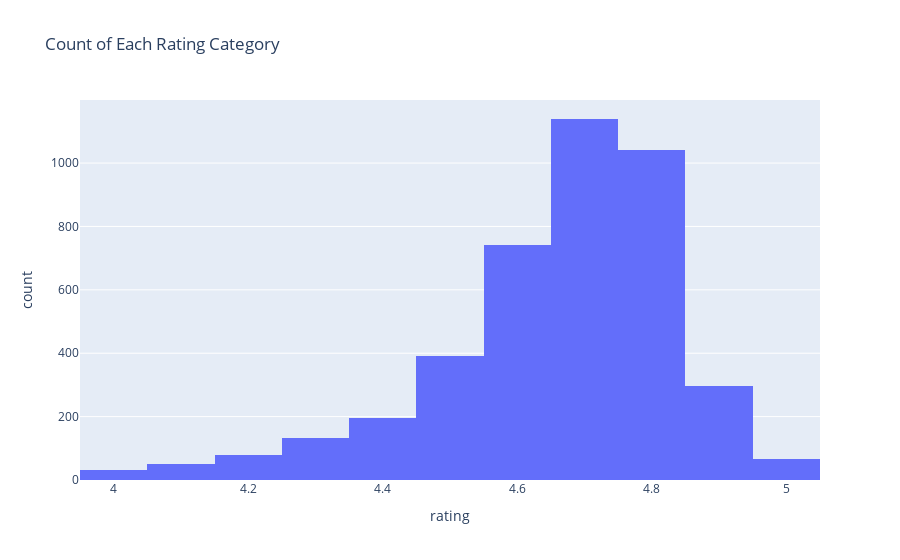

Here is the notebook cell this chart was saved with:
### Code cell
# Create a histogram to show the count of each rating category after removing outliers
fig_reviews_rating = px.histogram(df, x='rating',
                                  title='Count of Each Rating Category',
                                  labels={'Rating': 'Rating Category'})

fig_reviews_rating.show()

### Figure 1 — Plotly figure (JSON) as saved in the notebook; plotly's stock layout.template omitted (floating-point values rounded to 4 significant figures; data arrays with more than 128 entries replaced by an {"elided": "..."} marker saying what was removed)
{"data": [{"alignmentgroup": "True", "bingroup": "x", "hovertemplate": "rating=%{x}<br>count=%{y}<extra></extra>", "legendgroup": "", "marker": {"color": "#636efa", "pattern": {"shape": ""}}, "name": "", "offsetgroup": "", "orientation": "v", "showlegend": false, "type": "histogram", "x": {"elided": "4173 float values"}, "xaxis": "x", "yaxis": "y"}], "layout": {"barmode": "relative", "legend": {"tracegroupgap": 0}, "title": {"text": "Count of Each Rating Category"}, "xaxis": {"anchor": "y", "domain": [0, 1], "title": {"text": "rating"}}, "yaxis": {"anchor": "x", "domain": [0, 1], "title": {"text": "count"}}}}
